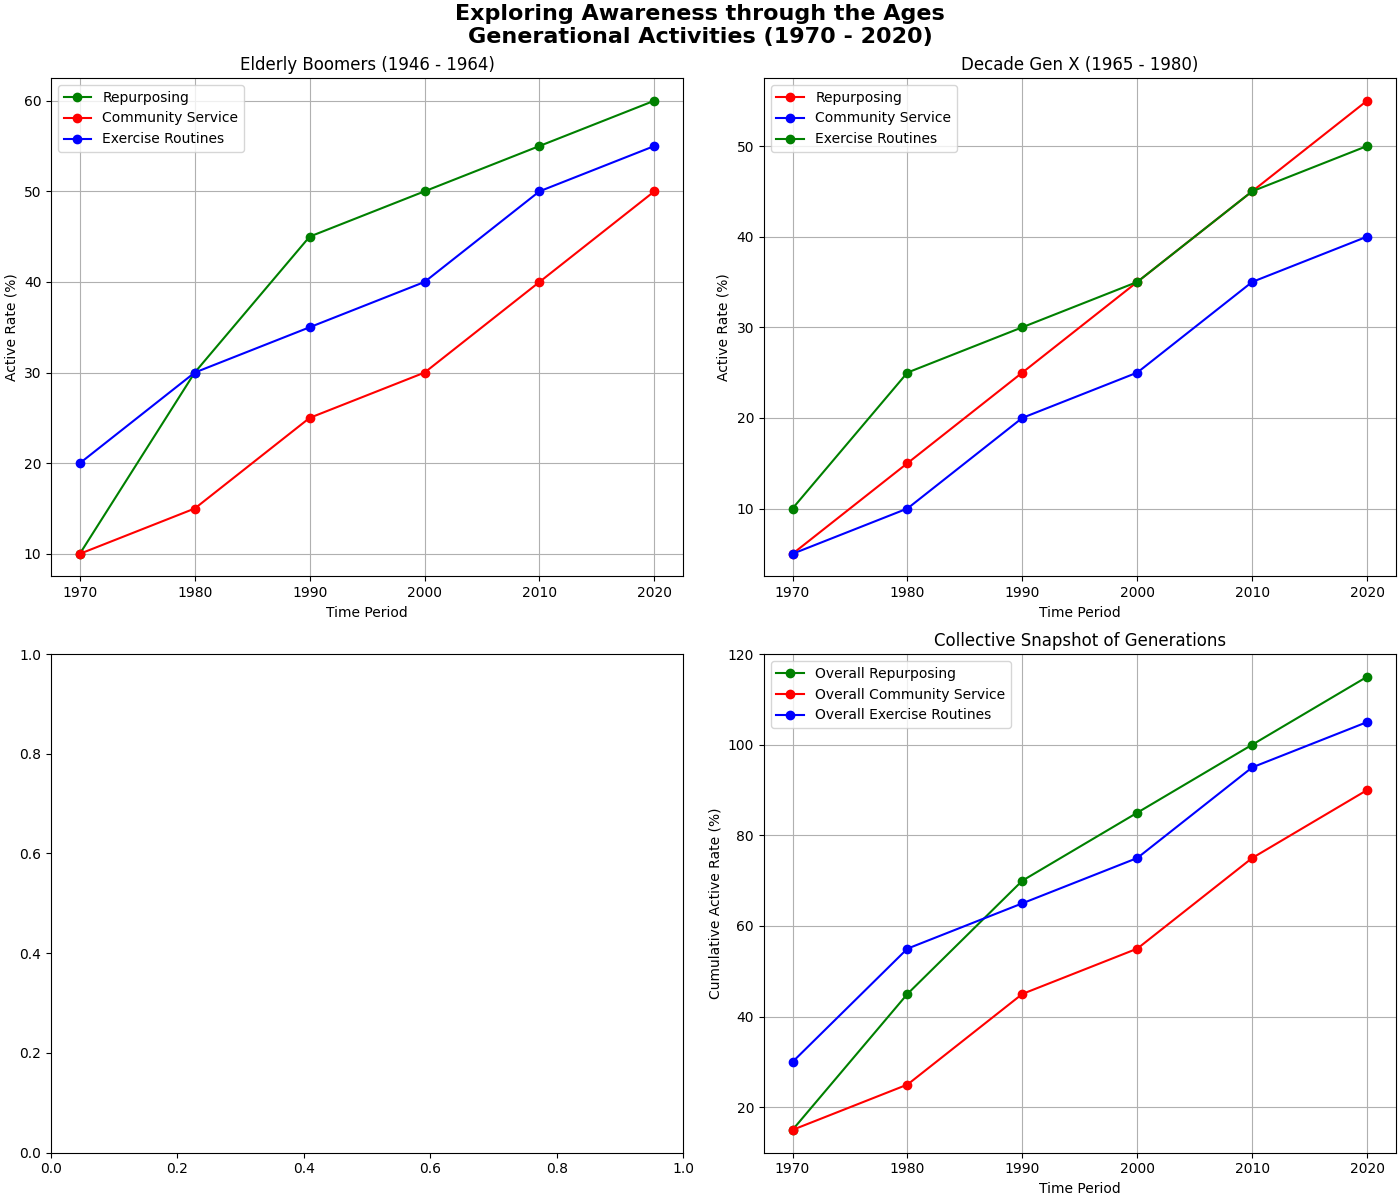

The script that drew this image:
import matplotlib.pyplot as plt
import numpy as np

years = np.arange(1970, 2021, 10)

recycling_boomers = [10, 30, 45, 50, 55, 60]
volunteering_boomers = [10, 15, 25, 30, 40, 50]
fitness_boomers = [20, 30, 35, 40, 50, 55]

recycling_genx = [5, 15, 25, 35, 45, 55]
volunteering_genx = [5, 10, 20, 25, 35, 40]
fitness_genx = [10, 25, 30, 35, 45, 50]

# Removed millennials data group

fig, axs = plt.subplots(2, 2, figsize=(14, 12), constrained_layout=True)

colors = ['blue', 'green', 'red']

axs[0, 0].plot(years, recycling_boomers, label='Repurposing', marker='o', color=colors[1])
axs[0, 0].plot(years, volunteering_boomers, label='Community Service', marker='o', color=colors[2])
axs[0, 0].plot(years, fitness_boomers, label='Exercise Routines', marker='o', color=colors[0])
axs[0, 0].set_title('Elderly Boomers (1946 - 1964)')
axs[0, 0].set_xlabel('Time Period')
axs[0, 0].set_ylabel('Active Rate (%)')
axs[0, 0].legend()
axs[0, 0].grid(True)

axs[0, 1].plot(years, recycling_genx, label='Repurposing', marker='o', color=colors[2])
axs[0, 1].plot(years, volunteering_genx, label='Community Service', marker='o', color=colors[0])
axs[0, 1].plot(years, fitness_genx, label='Exercise Routines', marker='o', color=colors[1])
axs[0, 1].set_title('Decade Gen X (1965 - 1980)')
axs[0, 1].set_xlabel('Time Period')
axs[0, 1].set_ylabel('Active Rate (%)')
axs[0, 1].legend()
axs[0, 1].grid(True)

# Removed millennials subplot

axs[1, 1].plot(years, np.array(recycling_boomers) + np.array(recycling_genx), 
               label='Overall Repurposing', marker='o', color=colors[1])
axs[1, 1].plot(years, np.array(volunteering_boomers) + np.array(volunteering_genx), 
               label='Overall Community Service', marker='o', color=colors[2])
axs[1, 1].plot(years, np.array(fitness_boomers) + np.array(fitness_genx), 
               label='Overall Exercise Routines', marker='o', color=colors[0])
axs[1, 1].set_title('Collective Snapshot of Generations')
axs[1, 1].set_xlabel('Time Period')
axs[1, 1].set_ylabel('Cumulative Active Rate (%)')
axs[1, 1].legend()
axs[1, 1].grid(True)

fig.suptitle('Exploring Awareness through the Ages\nGenerational Activities (1970 - 2020)', weight='bold', size=16)

plt.show()
